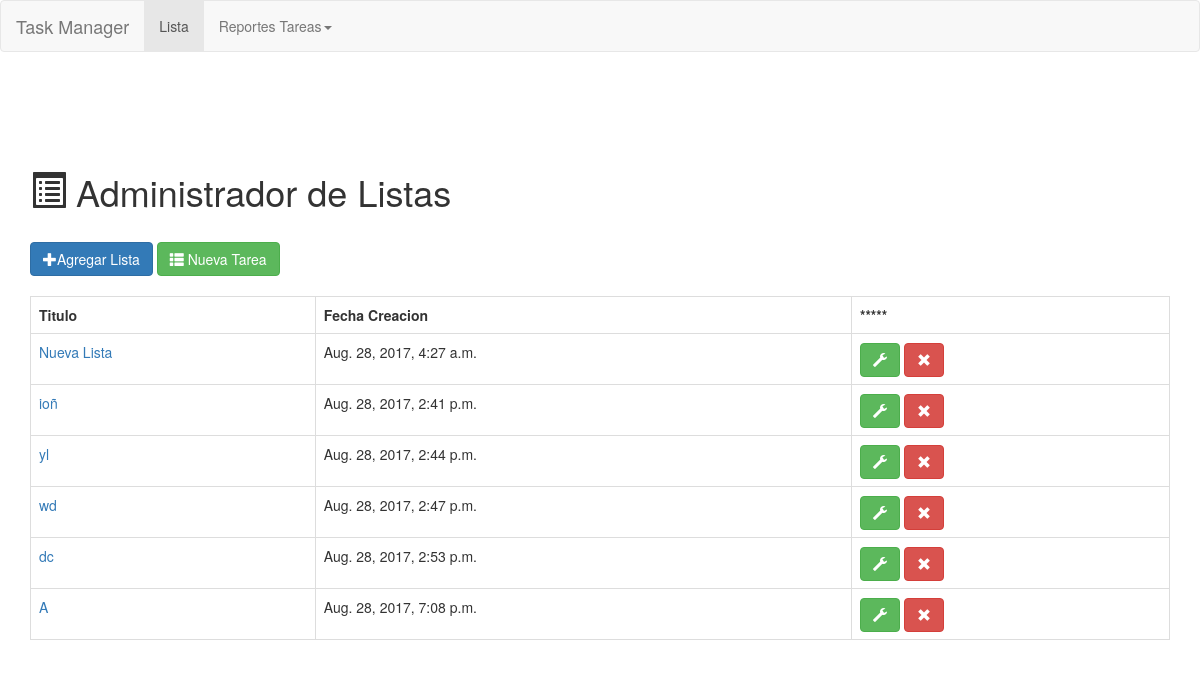
Page /tareas/ on the earlier database version.
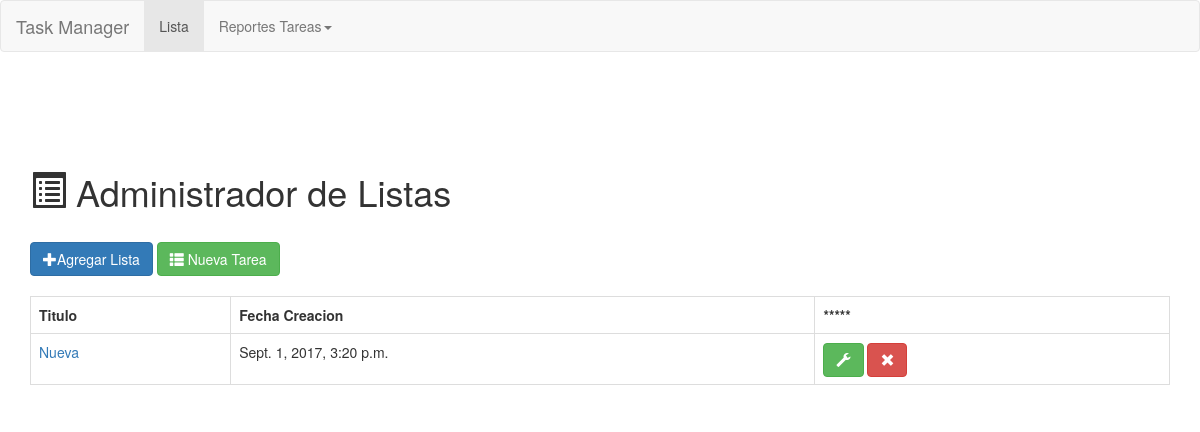
Same page on the later database version.
### tareas/models.py (models this page shows, shortened)
@python_2_unicode_compatible  # only if you need to support Python 2
class Lista(models.Model):
    titulo_lista = models.CharField(max_length=200, unique=True)
    fecha_lista = models.DateTimeField(auto_now_add=True)

### tareas/views.py (the view)
class IndexView(generic.ListView):
    template_name = 'tareas/index.html'
    context_object_name = 'listado'
    def get_queryset(self):
        return Lista.objects.all()

### tareas/templates/tareas/index.html (shortened to what this page needs)
{% extends 'base.html' %}
{% block container %}
    <h1><span class="glyphicon glyphicon-list-alt"> </span> Administrador de Listas</h1>
<bR>
    <a class="btn btn-primary " href="/tareas/crear_lista/"><span class="glyphicon glyphicon-plus"></span>Agregar Lista</a></span>
   <a class="btn btn-success" href="/tareas/crear_tarea/"> <span class="glyphicon glyphicon-th-list"></span> Nueva Tarea</a>
    {% if listado %}
    <br><br>
    <table class="table table table-hover table-bordered">
      <tr><th>Titulo</th><th>Fecha Creacion</th><th>*****</th></tr>
    {% for l in listado %}
      <tr><td><a href="/tareas/{{ l.id }}/">{{ l.titulo_lista }}</a></td><td>{{ l.fecha_lista}}</td><td><a class="btn btn-success glyphicon glyphicon-wrench" href="/tareas/{{ l.id }}/modificar_lista"></a>   <a class="btn btn-danger glyphicon glyphicon-remove" href="/tareas/{{ l.id }}/eliminar_lista"></a></td></tr>
    {% endfor %}
    {% else %}
        <p>No hay Listas Guardadas.</p>
    {% endif %}
{% endblock container %}

### templates/base.html (shortened to what this page needs)
{% load staticfiles %}
<!DOCTYPE html>
<html lang="en">
  <head>
    <link href="https://maxcdn.bootstrapcdn.com/bootstrap/3.3.6/css/bootstrap.min.css" rel="stylesheet">
  </head>
  <body>
<nav class="navbar navbar-default">
  <div class="container-fluid">
    <div class="navbar-header">
      <a class="navbar-brand" >Task Manager</a>
    </div>
    <div class="collapse navbar-collapse" id="bs-example-navbar-collapse-1">
      <ul class="nav navbar-nav">
        <li class="active"><a href="{% url 'tareas:index' %}">Lista <span class="sr-only">(current)</span></a></li>
      <li class="dropdown">
          <a href="#" class="dropdown-toggle" data-toggle="dropdown" role="button" aria-haspopup="true" aria-expanded="false">Reportes Tareas<span class="caret"></span></a>
            </li>
          </ul>
    </div>
  </div>
</nav>
    <div class="container">
        <br/>
        <br/>
        <br/>
        <br/>
        {% block container %}
        {% endblock container %}
    </div>
  </body>
</html>

Differences in the rows shown:
removed Lista: titulo_lista "Nueva Lista", fecha_lista "Aug. 28, 2017, 4:27 a.m."
removed Lista: titulo_lista "ioñ", fecha_lista "Aug. 28, 2017, 2:41 p.m."
removed Lista: titulo_lista "yl", fecha_lista "Aug. 28, 2017, 2:44 p.m."
removed Lista: titulo_lista "wd", fecha_lista "Aug. 28, 2017, 2:47 p.m."
removed Lista: titulo_lista "dc", fecha_lista "Aug. 28, 2017, 2:53 p.m."
removed Lista: titulo_lista "A", fecha_lista "Aug. 28, 2017, 7:08 p.m."
added Lista: titulo_lista "Nueva", fecha_lista "Sept. 1, 2017, 3:20 p.m."
